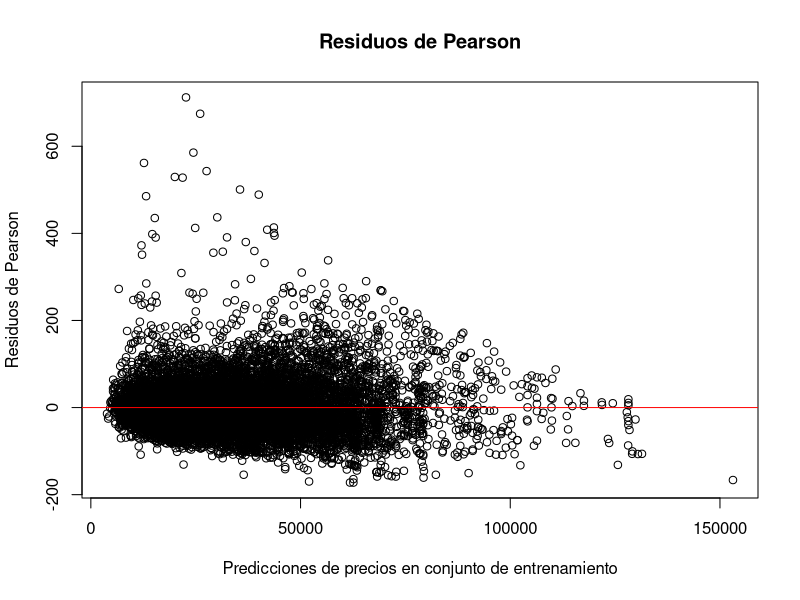
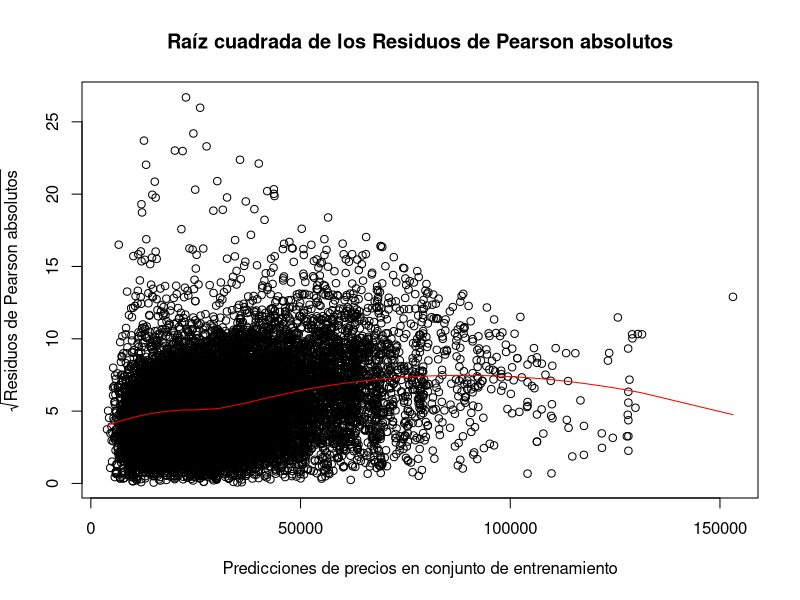
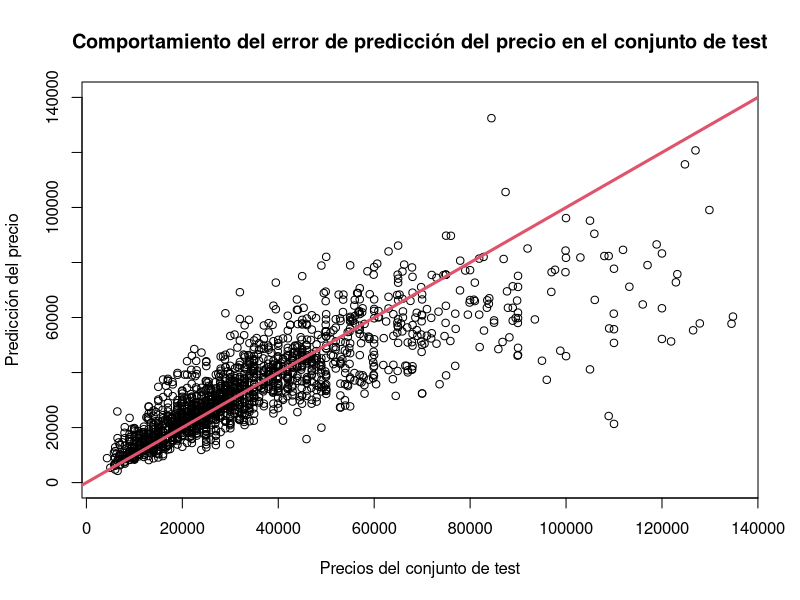

Reproduce these figures in R, in order.
# Carga de datos.
getwd()
setwd("C:/Users/34682/Desktop/TFM/Posibles_datasets/vehicles/")
v<-read.csv('Australian vehicle Prices Clean.csv')


# Validación cruzada 4-fold.
# Separación conjuntos de entrenamiento, validación y test.
set.seed(9)
train_ind <- sample(seq_len(nrow(v)), size =floor(0.9*nrow(v)))
v_train <- v[train_ind, ]
v_test <- v[-train_ind, ]
valid_cros_ind_1 <- sample(seq_len(nrow(v_train)), 
                           size =floor(0.5*nrow(v_train)))
v_train_aux1 <- v_train[valid_cros_ind_1, ]
v_train_aux2 <- v_train[-valid_cros_ind_1, ]
valid_cros_ind_2 <- sample(seq_len(nrow(v_train_aux1)), 
                           size =floor(0.5*nrow(v_train_aux1)))
valid_cros_ind_3 <- sample(seq_len(nrow(v_train_aux2)), 
                           size =floor(0.5*nrow(v_train_aux2)))
v_train_1 <- v_train_aux1[valid_cros_ind_2, ]
v_train_2 <- v_train_aux1[-valid_cros_ind_2, ]
v_train_3 <- v_train_aux2[valid_cros_ind_3, ]
v_train_4 <- v_train_aux2[-valid_cros_ind_3, ]
v_train_i1 <- rbind(v_train_2, v_train_3, v_train_4)
v_train_i2 <- rbind(v_train_1, v_train_3, v_train_4)
v_train_i3 <- rbind(v_train_1, v_train_2, v_train_4)
v_train_i4 <- rbind(v_train_1, v_train_2, v_train_3)


# Normal con función de enlace la identidad.
mg1_1 <- glm(Price~ Year + UsedOrNew + Transmission + Engine + DriveType 
             + FuelType  + FuelConsumption + Kilometres + Cylinders + 
               BodyType + Doors + Seats + DollarAustralian + PriceIndex,
             family= gaussian(link= "identity"),v_train_i1)
pred_val <-predict(mg1_1, newdata = v_train_1, ty="response")
mg1_pr1_val <- mean(abs(v_train_1$Price - pred_val))
mg1_pr1_tr <- mean(abs(v_train_i1$Price - mg1_1$fitted.values))
rC1_1 <- 1- (mg1_1$deviance/mg1_1$null.deviance) 

mg1_2 <- glm(Price~ Year + UsedOrNew + Transmission + Engine + DriveType 
             + FuelType  + FuelConsumption + Kilometres + Cylinders + 
               BodyType + Doors + Seats + DollarAustralian + PriceIndex,
             family= gaussian(link= "identity"),v_train_i2)
pred_val <-predict(mg1_2, newdata = v_train_2, ty="response")
mg1_pr2_val <- mean(abs(v_train_2$Price - pred_val))
mg1_pr2_tr <- mean(abs(v_train_i2$Price - mg1_2$fitted.values))
rC1_2 <- 1- (mg1_2$deviance/mg1_2$null.deviance) 

mg1_3 <- glm(Price~ Year + UsedOrNew + Transmission + Engine + DriveType 
             + FuelType  + FuelConsumption + Kilometres + Cylinders + 
               BodyType + Doors + Seats + DollarAustralian + PriceIndex,
             family= gaussian(link= "identity"),v_train_i3)
pred_val <-predict(mg1_3, newdata = v_train_3, ty="response")
mg1_pr3_val <- mean(abs(v_train_3$Price - pred_val))
mg1_pr3_tr <- mean(abs(v_train_i3$Price - mg1_3$fitted.values))
rC1_3 <- 1- (mg1_3$deviance/mg1_3$null.deviance) 

mg1_4 <- glm(Price~ Year + UsedOrNew + Transmission + Engine + DriveType 
             + FuelType  + FuelConsumption + Kilometres + Cylinders + 
               BodyType + Doors + Seats + DollarAustralian + PriceIndex,
             family= gaussian(link= "identity"),v_train_i4)
pred_val <-predict(mg1_4, newdata = v_train_4, ty="response")
mg1_pr4_val <- mean(abs(v_train_4$Price - pred_val))
mg1_pr4_tr <- mean(abs(v_train_i4$Price - mg1_4$fitted.values))
rC1_4 <- 1- (mg1_4$deviance/mg1_4$null.deviance) 

#MAE_v
mg1_pr_val <- mean(c(mg1_pr1_val, mg1_pr2_val, mg1_pr3_val, mg1_pr4_val))
#MAE_train
mg1_pr_tr <- mean(c(mg1_pr1_tr, mg1_pr2_tr, mg1_pr3_tr, mg1_pr4_tr))
#mean(pseudo R^2)
rC1 <- mean(c(rC1_1, rC1_2, rC1_3, rC1_4))

#Normal con función de enlace log
mg2_1 <- glm(Price~ Year + UsedOrNew + Transmission + Engine + DriveType 
             + FuelType  + FuelConsumption + Kilometres + Cylinders +
               BodyType + Doors + Seats + DollarAustralian + PriceIndex,
             family= gaussian(link= "log"),v_train_i1)
pred_val <-predict(mg2_1, newdata = v_train_1, ty="response")
mg2_pr1_val <- mean(abs(v_train_1$Price - pred_val))
mg2_pr1_tr <- mean(abs(v_train_i1$Price - mg2_1$fitted.values))
rC2_1 <- 1- (mg2_1$deviance/mg2_1$null.deviance) 

mg2_2 <- glm(Price~ Year + UsedOrNew + Transmission + Engine + DriveType 
             + FuelType + FuelConsumption + Kilometres + Cylinders 
             + BodyType + Doors + Seats + DollarAustralian + PriceIndex,
             family= gaussian(link= "log"),v_train_i2)
pred_val <-predict(mg2_2, newdata = v_train_2, ty="response")
mg2_pr2_val <- mean(abs(v_train_2$Price - pred_val))
mg2_pr2_tr <- mean(abs(v_train_i2$Price - mg2_2$fitted.values))
rC2_2 <- 1- (mg2_2$deviance/mg2_2$null.deviance) 

mg2_3 <- glm(Price~ Year + UsedOrNew + Transmission + Engine + DriveType 
             + FuelType  + FuelConsumption + Kilometres + Cylinders + 
               BodyType + Doors + Seats + DollarAustralian + PriceIndex,
             family= gaussian(link= "log"),v_train_i3)
pred_val <-predict(mg2_3, newdata = v_train_3, ty="response")
mg2_pr3_val <- mean(abs(v_train_3$Price - pred_val))
mg2_pr3_tr <- mean(abs(v_train_i3$Price - mg2_3$fitted.values))
rC2_3 <- 1- (mg2_3$deviance/mg2_3$null.deviance) 

mg2_4 <- glm(Price~ Year + UsedOrNew + Transmission + Engine + DriveType 
             + FuelType  + FuelConsumption + Kilometres + Cylinders + 
               BodyType + Doors + Seats + DollarAustralian + PriceIndex,
             family= gaussian(link= "log"),v_train_i4)
pred_val <-predict(mg2_4, newdata = v_train_4, ty="response")
mg2_pr4_val <- mean(abs(v_train_4$Price - pred_val))
mg2_pr4_tr <- mean(abs(v_train_i4$Price - mg2_4$fitted.values))
rC2_4 <- 1- (mg2_4$deviance/mg2_4$null.deviance) 

#MAE_v
mg2_pr_val <- mean(c(mg2_pr1_val, mg2_pr2_val, mg2_pr3_val, mg2_pr4_val))
#MAE_train
mg2_pr_tr <- mean(c(mg2_pr1_tr, mg2_pr2_tr, mg2_pr3_tr, mg2_pr4_tr))
#mean(pseudo R^2)
rC2 <- mean(c(rC2_1, rC2_2, rC2_3, rC2_4))

#Normal con función de enlace inversa
mg3_1 <- glm(Price~ Year + UsedOrNew + Transmission + Engine + DriveType 
             + FuelType  + FuelConsumption + Kilometres + Cylinders + 
               BodyType + Doors + Seats + DollarAustralian + PriceIndex,
             family= gaussian(link= "inverse"),v_train_i1)
pred_val <-predict(mg3_1, newdata = v_train_1, ty="response")
mg3_pr1_val <- mean(abs(v_train_1$Price - pred_val))
mg3_pr1_tr <- mean(abs(v_train_i1$Price - mg3_1$fitted.values))
rC3_1 <- 1- (mg3_1$deviance/mg3_1$null.deviance) 

mg3_2 <- glm(Price~ Year + UsedOrNew + Transmission + Engine + DriveType
             + FuelType  + FuelConsumption + Kilometres + Cylinders + 
               BodyType + Doors + Seats + DollarAustralian + PriceIndex,
             family= gaussian(link= "inverse"),v_train_i2)
pred_val <-predict(mg3_2, newdata = v_train_2, ty="response")
mg3_pr2_val <- mean(abs(v_train_2$Price - pred_val))
mg3_pr2_tr <- mean(abs(v_train_i2$Price - mg3_2$fitted.values))
rC3_2 <- 1- (mg3_2$deviance/mg3_2$null.deviance) 

mg3_3 <- glm(Price~ Year + UsedOrNew + Transmission + Engine + DriveType 
             + FuelType  + FuelConsumption + Kilometres + Cylinders + 
               BodyType + Doors + Seats + DollarAustralian + PriceIndex,
             family= gaussian(link= "inverse"),v_train_i3)
pred_val <-predict(mg3_3, newdata = v_train_3, ty="response")
mg3_pr3_val <- mean(abs(v_train_3$Price - pred_val))
mg3_pr3_tr <- mean(abs(v_train_i3$Price - mg3_3$fitted.values))
rC3_3 <- 1- (mg3_3$deviance/mg3_3$null.deviance) 

mg3_4 <- glm(Price~ Year + UsedOrNew + Transmission + Engine + DriveType 
             + FuelType  + FuelConsumption + Kilometres + Cylinders +
               BodyType + Doors + Seats + DollarAustralian + PriceIndex,
             family= gaussian(link= "inverse"),v_train_i4)
pred_val <-predict(mg3_4, newdata = v_train_4, ty="response")
mg3_pr4_val <- mean(abs(v_train_4$Price - pred_val))
mg3_pr4_tr <- mean(abs(v_train_i4$Price - mg3_4$fitted.values))
rC3_4 <- 1- (mg3_4$deviance/mg3_4$null.deviance) 
#MAE_v
mg3_pr_val <- mean(c(mg3_pr1_val, mg3_pr2_val, mg3_pr3_val, mg3_pr4_val))
#MAE_train
mg3_pr_tr <- mean(c(mg3_pr1_tr, mg3_pr2_tr, mg3_pr3_tr, mg3_pr4_tr))
#mean(pseudo R^2)
rC3 <- mean(c(rC3_1, rC3_2, rC3_3, rC3_4))

#Gamma con función de enlace la identidad
# mg4_1 <- glm(Price~ Year + UsedOrNew + Transmission + Engine + 
#DriveType
# + FuelType  + FuelConsumption + Kilometres + Cylinders + BodyType 
# + Doors + Seats + DollarAustralian + PriceIndex ,
# family= Gamma(link= "identity"),v_train_i1)
# El algoritmo de estimación de parámetros no converge y 
# no se puede considerar dicho modelo.

#Gamma con función de enlace log
mg5_1 <- glm(Price~ Year + UsedOrNew + Transmission + Engine + DriveType + 
               FuelType  + FuelConsumption + Kilometres + Cylinders + 
               BodyType + Doors + Seats + DollarAustralian + PriceIndex ,
             family= Gamma(link= "log"),v_train_i1)
pred_val <-predict(mg5_1, newdata = v_train_1, ty="response")
mg5_pr1_val <- mean(abs(v_train_1$Price - pred_val))
mg5_pr1_tr <- mean(abs(v_train_i1$Price - mg5_1$fitted.values))
rC5_1 <- 1- (mg5_1$deviance/mg5_1$null.deviance) 

mg5_2 <- glm(Price~ Year + UsedOrNew + Transmission + Engine + DriveType + 
               FuelType  + FuelConsumption + Kilometres + Cylinders + 
               BodyType + Doors + Seats + DollarAustralian + PriceIndex ,
             family= Gamma(link= "log"),v_train_i2)
pred_val <-predict(mg5_2, newdata = v_train_2, ty="response")
mg5_pr2_val <- mean(abs(v_train_2$Price - pred_val))
mg5_pr2_tr <- mean(abs(v_train_i2$Price - mg5_2$fitted.values))
rC5_2 <- 1- (mg5_2$deviance/mg5_2$null.deviance) 

mg5_3 <- glm(Price~ Year + UsedOrNew + Transmission + Engine + DriveType + 
               FuelType  + FuelConsumption + Kilometres + Cylinders + 
               BodyType + Doors + Seats + DollarAustralian + PriceIndex ,
             family= Gamma(link= "log"),v_train_i3)
pred_val <-predict(mg5_3, newdata = v_train_3, ty="response")
mg5_pr3_val <- mean(abs(v_train_3$Price - pred_val))
mg5_pr3_tr <- mean(abs(v_train_i3$Price - mg5_3$fitted.values))
rC5_3 <- 1- (mg5_3$deviance/mg5_3$null.deviance) 

mg5_4 <- glm(Price~ Year + UsedOrNew + Transmission + Engine + DriveType
             + FuelType  + FuelConsumption + Kilometres + Cylinders + 
               BodyType + Doors + Seats + DollarAustralian + PriceIndex ,
             family= Gamma(link= "log"),v_train_i4)
pred_val <-predict(mg5_4, newdata = v_train_4, ty="response")
mg5_pr4_val <- mean(abs(v_train_4$Price - pred_val))
mg5_pr4_tr <- mean(abs(v_train_i4$Price - mg5_4$fitted.values))
rC5_4 <- 1- (mg5_4$deviance/mg5_4$null.deviance) 

#MAE_v
mg5_pr_val <- mean(c(mg5_pr1_val, mg5_pr2_val, mg5_pr3_val, mg5_pr4_val))
#MAE_train
mg5_pr_tr <- mean(c(mg5_pr1_tr, mg5_pr2_tr, mg5_pr3_tr, mg5_pr4_tr))
#mean(pseudo R^2)
rC5 <- mean(c(rC5_1, rC5_2, rC5_3, rC5_4))

#Gamma con función de enlace inversa.
# mg6_1 <- glm(Price~ Year + UsedOrNew + Transmission + Engine + 
# DriveType + FuelType  + FuelConsumption + Kilometres + Cylinders +
# BodyType + Doors + Seats + DollarAustralian + PriceIndex ,
# family= Gamma(link= "inverse"),v_train_i1)
# El algoritmo de estimación de parámetros no converge y
# no se puede considerar dicho modelo.

#Inversa gaussiana con función de enlace identidad
# mg7_1 <- glm(Price~ Year + UsedOrNew + Transmission + Engine 
# + DriveType 
# + FuelType  + FuelConsumption + Kilometres + Cylinders + BodyType
# + Doors +
#   Seats + DollarAustralian + PriceIndex ,
# family= inverse.gaussian(link= "identity"),v_train_i1)
# El algoritmo de estimación de parámetros no converge y 
# no se puede considerar dicho modelo.

#Inversa gaussiana con función de enlace log
# mg8_1 <- glm(Price~ Year + UsedOrNew + Transmission + Engine +
# DriveType + 
# FuelType  + FuelConsumption + Kilometres + Cylinders + BodyType + 
# Doors +
#   Seats + DollarAustralian + PriceIndex ,
# family= inverse.gaussian(link= "log"),v_train_i1)
# pred_val <-predict(mg8_1, newdata = v_train_1, ty="response")
# mg8_pr1_val <- mean(abs(v_train_1$Price - pred_val))
# mg8_pr1_tr <- mean(abs(v_train_i1$Price - mg8_1$fitted.values))
# rC8_1 <- 1- (mg8_1$deviance/mg8_1$null.deviance) 
# mg8_2 <- glm(Price~ Year + UsedOrNew + Transmission + Engine + 
# DriveType + 
# FuelType  + FuelConsumption + Kilometres + Cylinders + BodyType 
# + Doors 
# + Seats + DollarAustralian + PriceIndex ,
# family= inverse.gaussian(link= "log"),v_train_i2)
# El algoritmo de estimación de parámetros no converge y 
# no se puede considerar dicho modelo.

#Inversa gaussiana con función de enlace inversa
# mg9_1 <- glm(Price~ Year + UsedOrNew + Transmission + Engine + 
# DriveType +
# FuelType  + FuelConsumption + Kilometres + Cylinders + BodyType +
# Doors + 
#   Seats + DollarAustralian + PriceIndex ,
# family= inverse.gaussian(link= "inverse"),v_train_i1)
# El algoritmo de estimación de parámetros no converge y
# no se puede considerar dicho modelo.

#Inversa gaussiana con función de enlace inversa cuadrática
# mg10_1 <- glm(Price~ Year + UsedOrNew + Transmission + Engine + 
# DriveType + FuelType  + FuelConsumption + Kilometres + Cylinders 
# + BodyType
# + Doors + Seats + DollarAustralian + PriceIndex ,
# family= inverse.gaussian(link= "1/mu^2"),v_train_i1)
# El algoritmo de estimación de parámetros no converge y 
# no se puede considerar dicho modelo.

#Poisson con función de enlace identidad
# mg11_1 <- glm(as.integer(Price)~ Year + UsedOrNew + Transmission 
# + Engine 
# + DriveType + FuelType  + FuelConsumption + Kilometres + Cylinders + 
#   BodyType + Doors + Seats + DollarAustralian + PriceIndex ,
# family= poisson(link= "identity"),v_train_i1)
# El algoritmo de estimación de parámetros no converge y no 
# se puede considerar dicho modelo.

#Poisson con función de enlace log
mg12_1 <- glm(as.integer(Price)~ Year + UsedOrNew + Transmission + 
                Engine +
                DriveType + FuelType  + FuelConsumption + Kilometres + 
                Cylinders + BodyType + Doors + Seats + DollarAustralian +
                PriceIndex ,family= poisson(link= "log"),v_train_i1)
pred_val <-predict(mg12_1, newdata = v_train_1, ty="response")
mg12_pr1_val <- mean(abs(as.integer(v_train_1$Price) - round(pred_val,0)))
mg12_pr1_tr <- mean(abs(as.integer(v_train_i1$Price) - 
                          round(mg12_1$fitted.values,0)))
rC12_1 <- 1- (mg12_1$deviance/mg12_1$null.deviance) 

mg12_2 <- glm(Price~ Year + UsedOrNew + Transmission + Engine + 
                DriveType +
                FuelType  + FuelConsumption + Kilometres + Cylinders +
                BodyType + Doors + Seats + DollarAustralian + PriceIndex,
              family= poisson(link= "log"),v_train_i2)
pred_val <-predict(mg12_2, newdata = v_train_2, ty="response")
mg12_pr2_val <- mean(abs(as.integer(v_train_2$Price) - round(pred_val,0)))
mg12_pr2_tr <- mean(abs(as.integer(v_train_i2$Price) -
                          round(mg12_2$fitted.values,0)))
rC12_2 <- 1- (mg12_2$deviance/mg12_2$null.deviance) 

mg12_3 <- glm(Price~ Year + UsedOrNew + Transmission + Engine + 
                DriveType + 
                FuelType  + FuelConsumption + Kilometres + Cylinders +
                BodyType + Doors + Seats + DollarAustralian + PriceIndex,
              family= poisson(link= "log"),v_train_i3)
pred_val <-predict(mg12_3, newdata = v_train_3, ty="response")
mg12_pr3_val <- mean(abs(as.integer(v_train_3$Price) - round(pred_val,0)))
mg12_pr3_tr <- mean(abs(as.integer(v_train_i3$Price) - 
                          round(mg12_3$fitted.values,0)))
rC12_3 <- 1- (mg12_3$deviance/mg12_3$null.deviance) 

mg12_4 <- glm(Price~ Year + UsedOrNew + Transmission + Engine + 
                DriveType +
                FuelType  + FuelConsumption + Kilometres + Cylinders +
                BodyType + Doors + Seats + DollarAustralian + PriceIndex,
              family= poisson(link= "log"),v_train_i4)
pred_val <-predict(mg12_4, newdata = v_train_4, ty="response")
mg12_pr4_val <- mean(abs(as.integer(v_train_4$Price) - round(pred_val,0)))
mg12_pr4_tr <- mean(abs(as.integer(v_train_i4$Price) - 
                          round(mg12_4$fitted.values,0)))
rC12_4 <- 1- (mg12_4$deviance/mg12_4$null.deviance) 

#MAE_v
mg12_pr_val <- mean(c(mg12_pr1_val, mg12_pr2_val, mg12_pr3_val, 
                      mg12_pr4_val))
#MAE_train
mg12_pr_tr <- mean(c(mg12_pr1_tr, mg12_pr2_tr, mg12_pr3_tr, mg12_pr4_tr))
#mean(pseudo R^2)
rC12 <- mean(c(rC12_1, rC12_2, rC12_3, rC12_4))

#Poisson con función de enlace sqrt
mg13_1 <- glm(as.integer(Price)~ Year + UsedOrNew + Transmission + 
                Engine + DriveType + FuelType  + FuelConsumption 
              + Kilometres
              + Cylinders + BodyType + Doors + Seats + DollarAustralian +
                PriceIndex ,family= poisson(link= "sqrt"),v_train_i1)
pred_val <-predict(mg13_1, newdata = v_train_1, ty="response")
mg13_pr1_val <- mean(abs(as.integer(v_train_1$Price) - round(pred_val,0)))
mg13_pr1_tr <- mean(abs(as.integer(v_train_i1$Price) - 
                          round(mg13_1$fitted.values,0)))
rC13_1 <- 1- (mg13_1$deviance/mg13_1$null.deviance) 

mg13_2 <- glm(Price~ Year + UsedOrNew + Transmission + Engine +
                DriveType +
                FuelType  + FuelConsumption + Kilometres + Cylinders +
                BodyType + Doors + Seats + DollarAustralian + PriceIndex,
              family= poisson(link= "sqrt"),v_train_i2)
pred_val <-predict(mg13_2, newdata = v_train_2, ty="response")
mg13_pr2_val <- mean(abs(as.integer(v_train_2$Price) - round(pred_val,0)))
mg13_pr2_tr <- mean(abs(as.integer(v_train_i2$Price) - 
                          round(mg13_2$fitted.values,0)))
rC13_2 <- 1- (mg13_2$deviance/mg13_2$null.deviance) 

mg13_3 <- glm(Price~ Year + UsedOrNew + Transmission + Engine + 
                DriveType + 
                FuelType  + FuelConsumption + Kilometres + Cylinders +
                BodyType + Doors + Seats + DollarAustralian + PriceIndex,
              family= poisson(link= "sqrt"),v_train_i3)
pred_val <-predict(mg13_3, newdata = v_train_3, ty="response")
mg13_pr3_val <- mean(abs(as.integer(v_train_3$Price) - round(pred_val,0)))
mg13_pr3_tr <- mean(abs(as.integer(v_train_i3$Price) - 
                          round(mg13_3$fitted.values,0)))
rC13_3 <- 1- (mg13_3$deviance/mg13_3$null.deviance) 

mg13_4 <- glm(Price~ Year + UsedOrNew + Transmission + Engine + 
                DriveType + 
                FuelType  + FuelConsumption + Kilometres + Cylinders + 
                BodyType + Doors + Seats + DollarAustralian + PriceIndex,
              family= poisson(link= "sqrt"),v_train_i4)
pred_val <-predict(mg13_4, newdata = v_train_4, ty="response")
mg13_pr4_val <- mean(abs(as.integer(v_train_4$Price) - round(pred_val,0)))
mg13_pr4_tr <- mean(abs(as.integer(v_train_i4$Price) - 
                          round(mg13_4$fitted.values,0)))
rC13_4 <- 1- (mg13_4$deviance/mg13_4$null.deviance) 

#MAE_v
mg13_pr_val <- mean(c(mg13_pr1_val, mg13_pr2_val, mg13_pr3_val,
                      mg13_pr4_val))
#MAE_train
mg13_pr_tr <- mean(c(mg13_pr1_tr, mg13_pr2_tr, mg13_pr3_tr, 
                     mg13_pr4_tr))
#mean(pseudo R^2)
rC13 <- mean(c(rC13_1, rC13_2, rC13_3, rC13_4))


#Modelo lineal final obtenido: poisson con familia log
mg_full <-glm(as.integer(Price)~ Year + UsedOrNew + Transmission +
                Engine + DriveType + FuelType  + FuelConsumption 
              + Kilometres 
              + Cylinders + BodyType + Doors + Seats + 
                DollarAustralian + 
                PriceIndex ,family= poisson(link= "log"),v_train)


# Optimización del modelo y validación

# Selección de parámetros. No se elimina ninguno.
library(car)
library(MASS)
stepAIC(mg_full)
summary(v)

# Gráficos de validación y coeficiente de determinación. 
rC <- 1- (mg_full$deviance/mg_full$null.deviance) 
par(mfrow = c(1, 1))
plot(mg_full$fitted.values, residuals(mg_full, type = "pearson"),
     xlab = "Predicciones de precios en conjunto de entrenamiento",
     ylab = "Residuos de Pearson",
     main = "Residuos de Pearson")
abline(h = 0, col = "red")  # Línea horizontal en y = 0

d_aux <- data.frame(x = mg_full$fitted.values, 
          y = predict(loess(sqrt(abs(residuals(mg_full, 
                                               type = "pearson"))) 
                            ~ mg_full$fitted.values)))
d_aux <- d_aux[order(d_aux$x), ]
plot(mg_full$fitted.values, sqrt(abs(residuals(mg_full, 
                                               type = "pearson"))),
     xlab = "Predicciones de precios en conjunto de entrenamiento",
     ylab = expression(sqrt("Residuos de Pearson absolutos")),
     main = "Raíz cuadrada de los Residuos de Pearson absolutos")
# Línea horizontal en y = 0
#lines(x, lm(y~poly(x,3))$fitted.values, col = "red")
lines(d_aux$x, d_aux$y, col = "red")

# Capacidad predictiva respecto al conjunto de test.
pred_test <-round(predict(mg_full, newdata = v_test, ty="response"),0)
err_test <- mean(abs(as.integer(v_test$Price) - round(pred_test,0)))


# Interpretación y extracción de conocimiento

# Distribución de error en conjunto de test
plot(v_test$Price, pred_test, xlab = 'Precios del conjunto de test', 
ylab = 'Predicción del precio', main = 
'Comportamiento del error de predicción del precio en el conjunto de test',
  ylim = c(0,140000))
abline(a=0, b=1, col=2, lw=3)

aux2 <- v_test[v_test$Price > 50000,]
pred_test_st <-round(predict(mg_full, newdata = aux2, ty="response"),0) 
err_test_st <- mean(abs(as.integer(aux2$Price) - round(pred_test_st,0)))

# Efectos de variables explicativas
exp(mg_full$coefficients)

# Ejemplos de coches más baratos y más caros posibles.
vb <-data.frame(Year = 2000, UsedOrNew = 'USED', Transmission = 'Manual', 
                Engine = 1, FuelType = 'Unleaded', 
                DriveType = 'Front', FuelConsumption = 15, 
                Kilometres = 350000, Cylinders = 3, 
                BodyType = 'SUV/Ute/Tray', Doors = 5, Seats = 2, 
                DollarAustralian = 1.241, PriceIndex = 65.79)

vc <-data.frame(Year = 2023, UsedOrNew = 'NOT USED', 
                Transmission = 'Automatic', Engine = 6, 
                FuelType = 'Other', 
                DriveType = 'Other', FuelConsumption = 0, Kilometres = 1, 
                Cylinders = 8, BodyType = 'Other', Doors = 2, Seats = 8, 
                DollarAustralian = 1.773, PriceIndex = 135.76)

# Precio medio de coche más caro e interval de confianza.
predict(mg_full, newdata = vc,ty="response")
vc_l <- predict(mg_full, vc, ty="link")
exp(vc_l + ((predict(mg_full,newdata = vc, ty = "link",se.fit=T)$se.fit)* 
              qnorm(0.975)))
exp(vc_l + ((predict(mg_full,newdata = vc, ty = "link",se.fit=T)$se.fit)*
              qnorm(0.025)))

# Precio medio de coche más barato e interval de confianza.
predict(mg_full, newdata = vb,ty="response")
vb_l <- predict(mg_full, vb, ty="link")
exp(vb_l  + ((predict(mg_full,newdata = vb, ty = "link",se.fit=T)$se.fit)* 
               qnorm(0.975)))
exp(vb_l  + ((predict(mg_full,newdata = vb, ty = "link",se.fit=T)$se.fit)* 
               qnorm(0.025)))